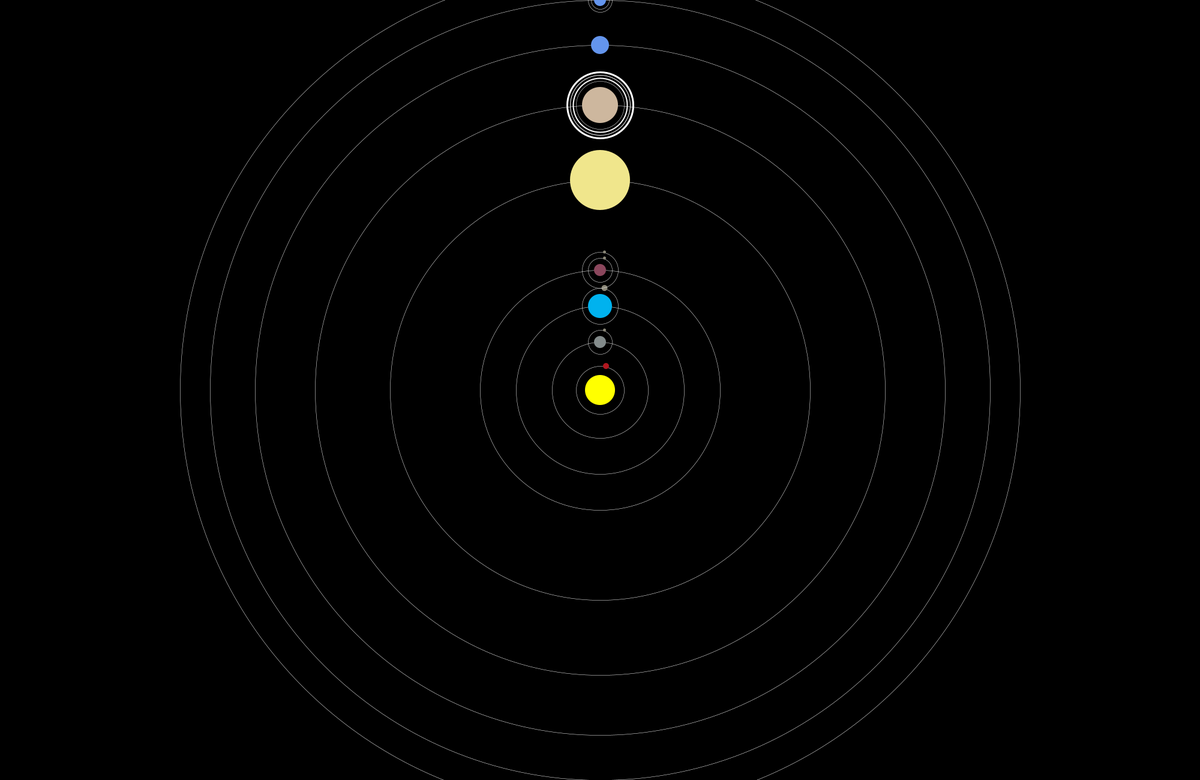
Frame 1 (no input)
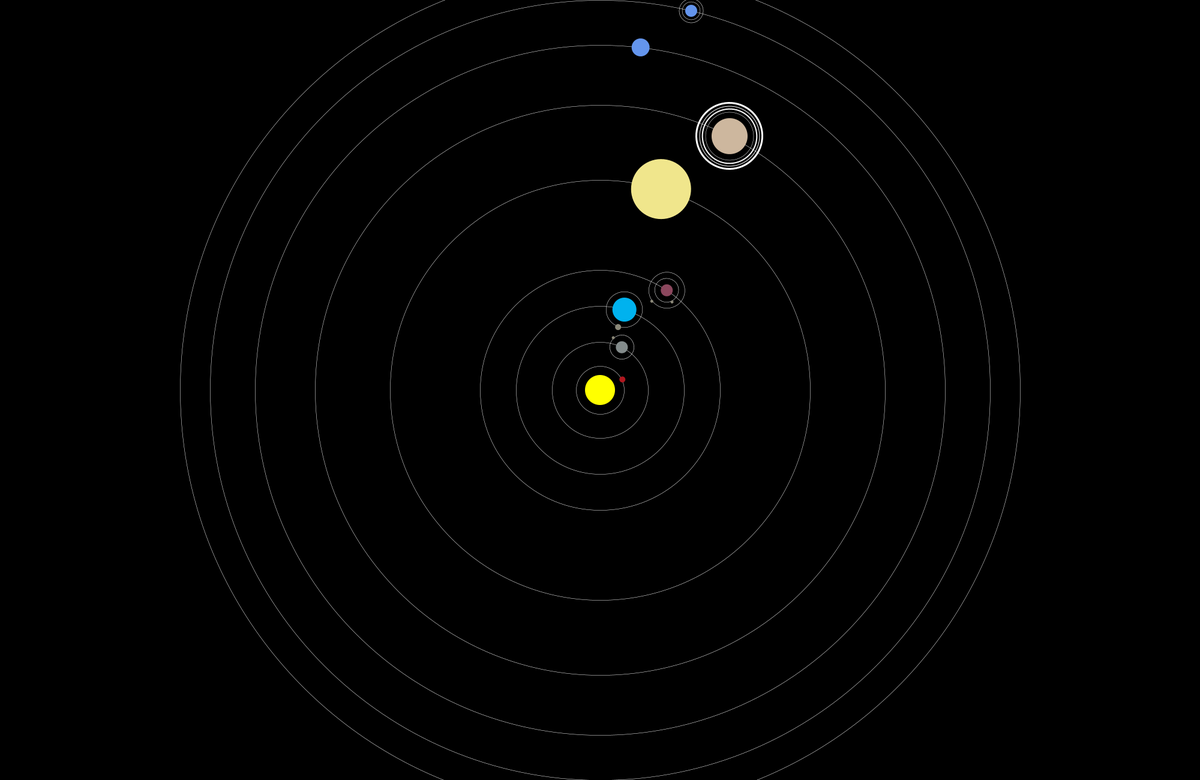
Frame 60 (the mouse pressed at the canvas centre just before this capture)
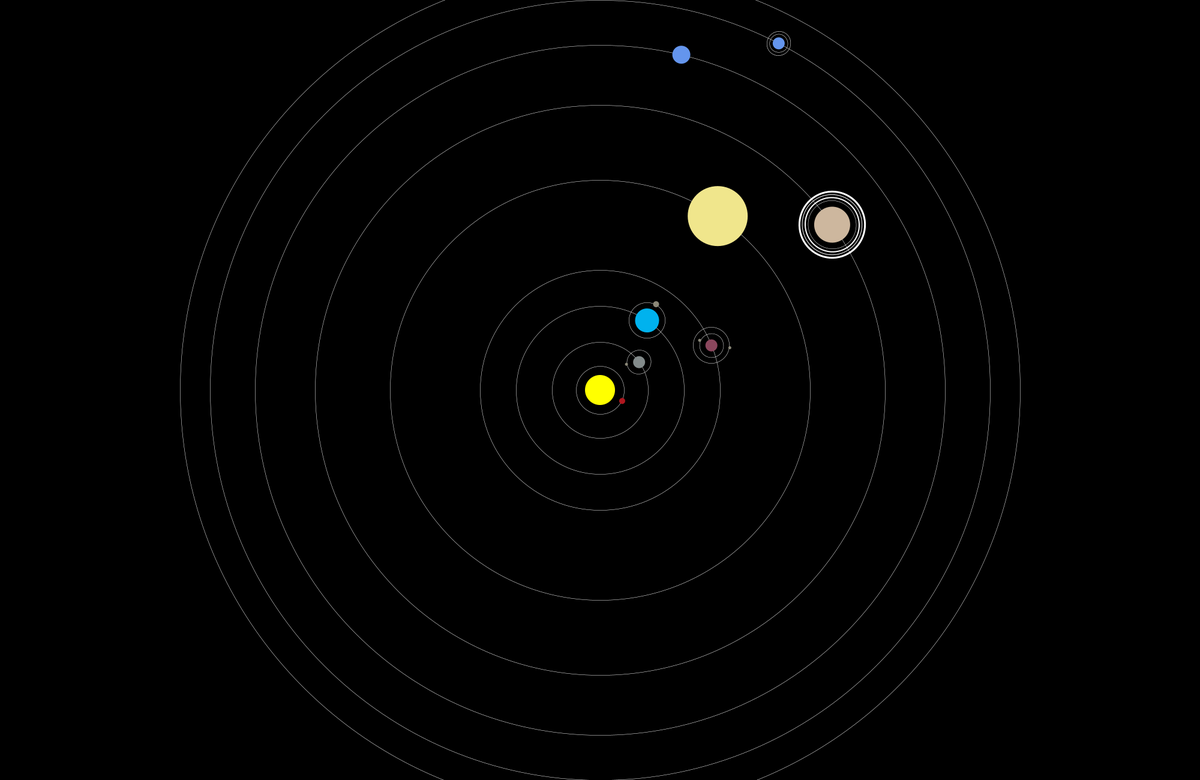
Frame 120 (the mouse held since frame 60 and released just before this capture)

The Processing sketch that drew these frames (run headless with seeded random() and noise(); from frame 60 on, the mouse is pressed at the canvas centre):

// Processing sketch: processing_77142
// ── processing_77142.pde

int z = 0;
float thetaMercury, thetaVenus, thetaVenusMoon, thetaEarth, thetaEarthMoon, thetaMars, thetaMarsMoon1, thetaMarsMoon2, thetaJupiter, thetaSaturn, thetaUranus, thetaNeptune, thetaPluto =0;


void setup () {
size (2000,1300);
ellipseMode(CENTER);

}

void draw () {
noStroke();
smooth();
background(0);

planetDisplay(width/2, height/2, 50, 255, 255, 0);//sun
orbitDisplay(width/2, height/2, 80, 0.5);//mercury orbit
orbitDisplay(width/2, height/2, 160, 0.5);//venus orbit
orbitDisplay(width/2, height/2, 280, 0.5);//earth orbit
orbitDisplay(width/2, height/2, 400, 0.5);//mars orbit
orbitDisplay(width/2, height/2, 700, 0.5);//jupiter orbit
orbitDisplay(width/2, height/2, 950, 0.5);//saturn orbit
orbitDisplay(width/2, height/2, 1150, 0.5);//uranus orbit
orbitDisplay(width/2, height/2, 1300, 0.5);//neptune orbit
orbitDisplay(width/2, height/2, 1400, 0.5);//pluto orbit

pushMatrix();
translate(width/2,height/2);
rotate(thetaMercury);                 //rotate value
planetDisplay(10, -40, 10, 176,23,31);//mercury
popMatrix();

pushMatrix(); 
translate(width/2,height/2);
rotate(thetaVenus);
orbitDisplay(0,-80, 40, 0.5);
planetDisplay(0, -80, 20, 131, 139, 139);//venus

translate(0,-80);
rotate(thetaVenusMoon);
moonDisplay(7.5, -20, 5, 139, 136, 120);//venus moon
popMatrix();

pushMatrix();
translate(width/2,height/2);
rotate(thetaEarth);
orbitDisplay(0,-140, 60, 0.5);
planetDisplay (0, -140, 40, 0, 178, 238);//earth

translate(0,-140);
rotate(thetaEarthMoon);
moonDisplay(7.5, -30, 10, 139, 136, 120);//earth moon
popMatrix();

pushMatrix();
translate(width/2,height/2);
rotate(thetaMars);
orbitDisplay(0,-200, 40, 0.5);
orbitDisplay(0,-200, 60, 0.5);
planetDisplay (0, -200, 20, 139, 71, 93);//mars
translate(0,-200);
rotate(thetaMarsMoon1);//mars moon
moonDisplay(7.5, -20, 5, 139, 136, 120);

rotate(thetaMarsMoon2);
moonDisplay(7.5, -30, 5, 139, 136, 120);//mars moon

popMatrix();

pushMatrix();
translate(width/2,height/2);
rotate(thetaJupiter);
planetDisplay (0, -350, 100, 240, 230, 140);//jupiter

popMatrix();

pushMatrix();

translate(width/2,height/2);
rotate(thetaSaturn);
planetDisplay (0, -475, 60, 205, 183, 158);//saturn
translate(0,-475);
orbitDisplay(0,0, 80, 0.5);
orbitDisplay(0,0, 90, 2);
orbitDisplay(0,0, 100, 1);
orbitDisplay(0,0, 110, 3);

popMatrix();

pushMatrix();

translate(width/2,height/2);
rotate(thetaUranus);
planetDisplay (0, -575, 30, 100, 149, 237);//uranus

popMatrix();

pushMatrix();

translate(width/2,height/2);
rotate(thetaNeptune);
planetDisplay (0, -650, 20, 100, 149, 237);//neptune
translate(0,-650);
orbitDisplay(0,0, 30, 0.5);//neptune rings
orbitDisplay(0,0, 40, 0.5);


popMatrix();

pushMatrix();

translate(width/2,height/2);
rotate(thetaPluto);
planetDisplay (0, -700, 10, 110, 123, 139);//pluto


popMatrix();




//INCREMENTS FOR PLANETS AND MOONS
thetaMercury +=0.015;
thetaVenus +=0.008;
thetaVenusMoon +=0.08;
thetaEarth +=0.005;
thetaEarthMoon +=0.05;
thetaMars +=0.01;
thetaMarsMoon1 +=0.03;
thetaMarsMoon2 +=0.025;
thetaJupiter += 0.005;
thetaSaturn += 0.008;
thetaUranus += 0.002;
thetaNeptune +=0.004;
thetaPluto += 0.003;

println("What is the value of thetaMercury?" +thetaMercury);
}

void planetDisplay (float x, float y, float radius, float r, float g, float b){//planet display function
noStroke();
fill(r, g, b);
ellipse(x, y, radius, radius);
}

void moonDisplay (float x, float y, float radius, float r, float g, float b){//moon display
noStroke();
fill(r, g, b);
ellipse(x, y, radius, radius);
}

void orbitDisplay (float x, float y, float radius, float bold) {
noFill();
stroke(255);
strokeWeight(bold);
ellipse (x, y, radius, radius);
}
